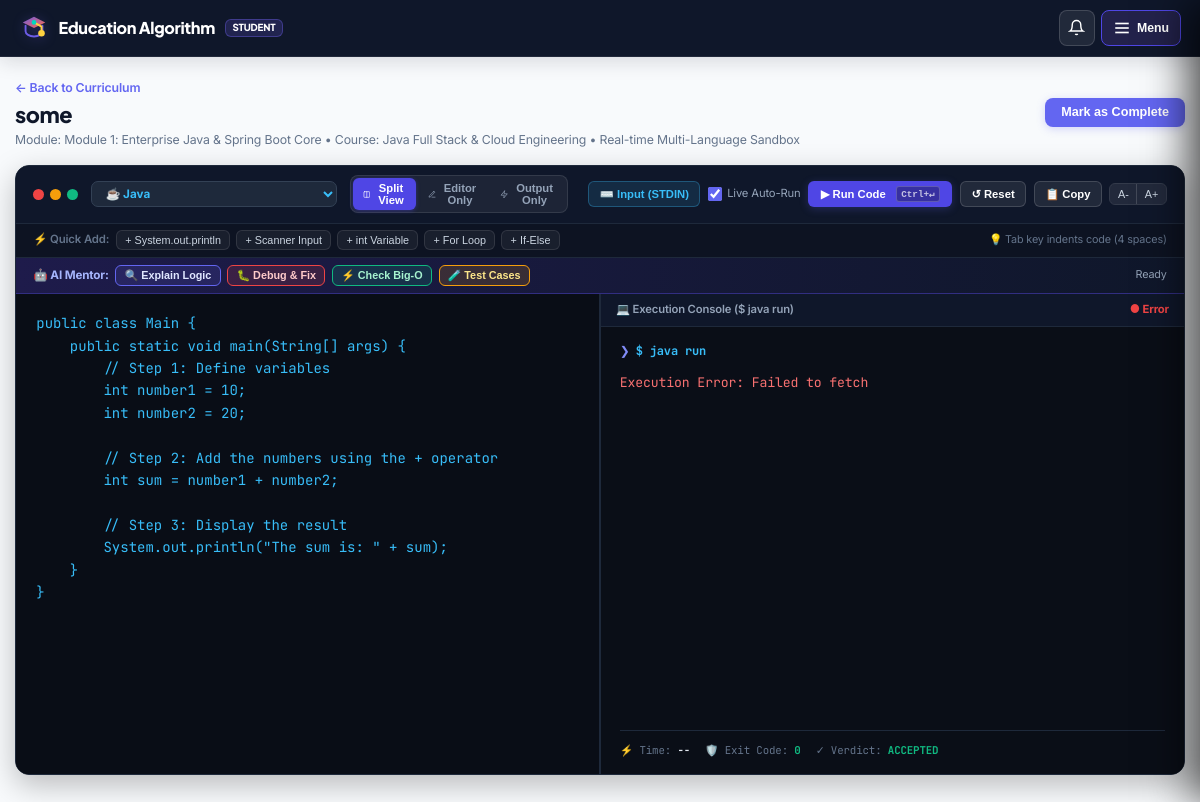
The page /code-view.php?id=37 on the database its author committed.
### tables this page shows
CREATE TABLE `code_snippets` (
  `id` int(11) NOT NULL AUTO_INCREMENT,
  `module_id` int(11) NOT NULL,
  `title` varchar(150) NOT NULL,
  `language` varchar(50) NOT NULL DEFAULT 'html',
  `code` longtext NOT NULL,
  `sort_order` int(11) NOT NULL DEFAULT 0,
  `created_at` timestamp NOT NULL DEFAULT current_timestamp(),
  PRIMARY KEY (`id`),
  KEY `module_id` (`module_id`),
  CONSTRAINT `code_snippets_ibfk_1` FOREIGN KEY (`module_id`) REFERENCES `modules` (`id`) ON DELETE CASCADE
);

CREATE TABLE `modules` (
  `id` int(11) NOT NULL AUTO_INCREMENT,
  `course_id` int(11) NOT NULL,
  `title` varchar(150) NOT NULL,
  `description` text DEFAULT NULL,
  `sort_order` int(11) NOT NULL DEFAULT 0,
  `created_at` timestamp NOT NULL DEFAULT current_timestamp(),
  PRIMARY KEY (`id`),
  KEY `course_id` (`course_id`),
  CONSTRAINT `modules_ibfk_1` FOREIGN KEY (`course_id`) REFERENCES `courses` (`id`) ON DELETE CASCADE
);

CREATE TABLE `courses` (
  `id` int(11) NOT NULL AUTO_INCREMENT,
  `title` varchar(150) NOT NULL,
  `slug` varchar(180) DEFAULT NULL,
  `description` text DEFAULT NULL,
  `level` varchar(50) DEFAULT 'Beginner to Advanced',
  `duration` varchar(50) DEFAULT '12 Weeks',
  `price` int(11) NOT NULL DEFAULT 15000,
  `status` varchar(20) NOT NULL DEFAULT 'published',
  `published_at` datetime DEFAULT NULL,
  `created_at` timestamp NOT NULL DEFAULT current_timestamp(),
  `updated_at` timestamp NOT NULL DEFAULT current_timestamp() ON UPDATE current_timestamp(),
  PRIMARY KEY (`id`),
  KEY `idx_courses_status` (`status`)
);

### config.php (called while the page is built, shortened)
<?php
function e($str) {
    return htmlspecialchars($str ?? '', ENT_QUOTES, 'UTF-8');
}

### code-view.php (the view, shortened to what this page needs)
<?php
require_once __DIR__ . "/config.php";
require_once __DIR__ . "/includes/auth.php";
$studentId = (int)($_SESSION['student_id'] ?? 0);
$isGuest = ($studentId <= 0);
$codeId = (int)($_GET["id"] ?? 0);
$stmt = $pdo->prepare("
    SELECT c.*, m.title as module_title, m.course_id, cs.title as course_title
    FROM code_snippets c
    JOIN modules m ON c.module_id = m.id
    JOIN courses cs ON m.course_id = cs.id
    WHERE c.id = ?
");
$stmt->execute([$codeId]);
$snippet = $stmt->fetch();
if (!$isGuest) {
    requireCourseAccess($studentId, $snippet['course_id']);
    $check = $pdo->prepare("SELECT id FROM lesson_completions WHERE student_id = ? AND item_type = 'code' AND item_id = ?");
    $check->execute([$studentId, $codeId]);
    $isComplete = (bool)$check->fetch();
} else {
    $isComplete = false;
}
$rawLang = strtolower(trim($snippet['language'] ?? 'java'));
?>
<!DOCTYPE html>
<html lang="en">
<head>
    <link rel="stylesheet" href="css/student.css?v=12.0">
    <link rel="stylesheet" href="assets/command-palette.css?v=2.0">
    <link rel="stylesheet" href="css/chatbot.css?v=5.0.0">
</head>
<body data-page="code-view">
    <?php include __DIR__ . "/student-nav.php"; ?>
    <main class="app-container" style="max-width: 1280px; margin: 0 auto; padding: 1.25rem 1rem 4rem;">
        <div style="display: flex; justify-content: space-between; align-items: center; flex-wrap: wrap; gap: 0.75rem; margin-bottom: 0.75rem;">
            <div>
                <a href="dashboard" style="color: #6366f1; text-decoration: none; font-size: 0.82rem; font-weight: 600; display: inline-flex; align-items: center; gap: 0.35rem; margin-bottom: 0.25rem;">
                    &larr; Back to Curriculum
                </a>
                <h1 style="font-size: 1.45rem; font-weight: 800; color: var(--text-primary); margin: 0;">
                    <?php echo e($snippet["title"]); ?>
                </h1>
                <p style="font-size: 0.82rem; color: var(--text-muted); margin: 0.15rem 0 0;">
                    Module: <?php echo e($snippet["module_title"]); ?> • Course: <?php echo e($snippet["course_title"]); ?> • Real-time Multi-Language Sandbox
                </p>
            </div>
            <form method="POST" action="mark-complete" style="margin: 0;">
                <button type="submit" class="btn <?php echo $isComplete ? 'btn-secondary' : 'btn-primary'; ?>" style="font-size: 0.84rem; padding: 0.45rem 1rem; border-radius: 8px;">
                    <?php echo $isComplete ? '✓ Completed' : 'Mark as Complete'; ?>
                </button>
            </form>
        </div>
        <div class="playground-wrapper">
            <div class="playground-toolbar">
                <div class="window-controls-group">
                    <div class="code-window-dots">
                        <div class="code-dot red"></div>
                        <div class="code-dot yellow"></div>
                        <div class="code-dot green"></div>
                    </div>
                    <select id="langSelector" class="lang-select-box" onchange="onLanguageChange(this.value)">
                        <option value="java" <?php echo ($rawLang === 'java') ? 'selected' : ''; ?>>☕ Java</option>
                    </select>
                    <div class="view-mode-pill">
                        <button type="button" class="view-btn active" id="btnModeSplit" onclick="setViewMode('split')" title="Split Editor & Output">
                            <svg width="13" height="13" viewBox="0 0 24 24" fill="none" stroke="currentColor" stroke-width="2" stroke-linecap="round" stroke-linejoin="round"><rect x="3" y="3" width="18" height="18" rx="2"/><line x1="12" y1="3" x2="12" y2="21"/></svg> Split View
                        </button>
                        <button type="button" class="view-btn" id="btnModeEditor" onclick="setViewMode('editor')" title="Code Editor Only">
                            <svg width="13" height="13" viewBox="0 0 24 24" fill="none" stroke="currentColor" stroke-width="2" stroke-linecap="round" stroke-linejoin="round"><path d="M12 20h9"/><path d="M16.5 3.5a2.121 2.121 0 0 1 3 3L7 19l-4 1 1-4L16.5 3.5z"/></svg> Editor Only
                        </button>
                        <button type="button" class="view-btn" id="btnModePreview" onclick="setViewMode('preview')" title="Live Output Only">
                            <svg width="13" height="13" viewBox="0 0 24 24" fill="none" stroke="currentColor" stroke-width="2" stroke-linecap="round" stroke-linejoin="round"><polygon points="13 2 3 14 12 14 11 22 21 10 12 10 13 2"/></svg> Output Only
                        </button>
                    </div>
                </div>
                <div class="playground-actions">
                    <button type="button" class="btn btn-secondary btn-sm" onclick="toggleStdinDrawer()" id="btnToggleStdin" style="background: rgba(56, 189, 248, 0.12); color: #38bdf8; border-color: rgba(56, 189, 248, 0.3); font-size: 0.75rem; padding: 0.35rem 0.7rem; font-weight: 700;">
                        ⌨️ Input (STDIN)
                    </button>
                    <label style="margin-bottom: 0; color: #94a3b8; font-size: 0.75rem; display: flex; align-items: center; gap: 0.35rem; cursor: pointer;">
                        <input type="checkbox" id="autoRunToggle" checked style="accent-color: #6366f1; width: 14px; height: 14px; margin: 0;">
                        <span>Live Auto-Run</span>
                    </label>
                    <button class="btn btn-primary btn-sm" onclick="runSandbox()" style="font-size: 0.75rem; padding: 0.35rem 0.85rem; background: #4f46e5; border: none; border-radius: 6px; font-weight: 700;">
                        ▶ Run Code <span class="spotlight-kbd" style="font-size: 0.62rem; margin-left: 0.25rem; background: rgba(0,0,0,0.3); padding: 1px 4px; border-radius: 3px;">Ctrl+↵</span>
                    </button>
                    <button class="btn btn-secondary btn-sm" onclick="resetToOriginal()" style="background: rgba(255,255,255,0.08); color: #fff; border-color: rgba(255,255,255,0.15); font-size: 0.75rem; padding: 0.35rem 0.7rem;" title="Reset to initial snippet">
                        ↺ Reset
                    </button>
                    <button class="btn btn-secondary btn-sm" id="copyBtn" onclick="copyCodeContent()" style="background: rgba(255,255,255,0.08); color: #fff; border-color: rgba(255,255,255,0.15); font-size: 0.75rem; padding: 0.35rem 0.7rem;">
                        📋 Copy
                    </button>
                    <div style="display: inline-flex; border: 1px solid rgba(255,255,255,0.15); border-radius: 6px; overflow: hidden;">
                        <button type="button" onclick="adjustFontSize(-1)" style="background: rgba(255,255,255,0.08); color: #cbd5e1; border: none; padding: 0.25rem 0.5rem; font-size: 0.72rem; cursor: pointer;" title="Decrease font size">A-</button>
                        <button type="button" onclick="adjustFontSize(1)" style="background: rgba(255,255,255,0.08); color: #cbd5e1; border: none; border-left: 1px solid rgba(255,255,255,0.15); padding: 0.25rem 0.5rem; font-size: 0.72rem; cursor: pointer;" title="Increase font size">A+</button>
                    </div>
                </div>
            </div>
            <div class="quick-templates-bar">
                <div style="display: flex; align-items: center; gap: 0.45rem;">
                    <span style="color: #64748b; font-weight: 600;">⚡ Quick Add:</span>
                    <div class="template-chips" id="templateChipsContainer">
                    </div>
                </div>
                <div style="color: #64748b; font-size: 0.72rem; display: flex; align-items: center; gap: 0.75rem;">
                    <span>💡 Tab key indents code (4 spaces)</span>
                </div>
            </div>
            <div class="ai-mentor-bar" style="background: linear-gradient(90deg, #1e1b4b, #0f172a); border-bottom: 1px solid #312e81; padding: 0.45rem 1.15rem; display: flex; align-items: center; justify-content: space-between; flex-wrap: wrap; gap: 0.5rem;">
                <div style="display: flex; align-items: center; gap: 0.45rem; flex-wrap: wrap;">
                    <span style="color: #a5b4fc; font-weight: 700; font-size: 0.78rem; display: flex; align-items: center; gap: 0.35rem;">
                        🤖 AI Mentor:
                    </span>
                    <button type="button" class="btn btn-secondary btn-sm" onclick="askAiCode('explain')" style="font-size: 0.72rem; padding: 0.2rem 0.55rem; background: rgba(99, 102, 241, 0.15); border-color: #6366f1; color: #e0e7ff;">
                        🔍 Explain Logic
                    </button>
                    <button type="button" class="btn btn-secondary btn-sm" onclick="askAiCode('debug')" style="font-size: 0.72rem; padding: 0.2rem 0.55rem; background: rgba(239, 68, 68, 0.15); border-color: #ef4444; color: #fecaca;">
                        🐛 Debug & Fix
                    </button>
                    <button type="button" class="btn btn-secondary btn-sm" onclick="askAiCode('optimize')" style="font-size: 0.72rem; padding: 0.2rem 0.55rem; background: rgba(16, 185, 129, 0.15); border-color: #10b981; color: #a7f3d0;">
                        ⚡ Check Big-O
                    </button>
                    <button type="button" class="btn btn-secondary btn-sm" onclick="askAiCode('testcases')" style="font-size: 0.72rem; padding: 0.2rem 0.55rem; background: rgba(245, 158, 11, 0.15); border-color: #f59e0b; color: #fde68a;">
                        🧪 Test Cases
                    </button>
                </div>
                <div id="aiStatusBadge" style="font-size: 0.72rem; color: #94a3b8;">
                    Ready
                </div>
            </div>
            <div class="studio-workspace" id="studioWorkspace">
                <div class="editor-container">
                    <textarea id="liveCodeInput" class="editor-textarea" spellcheck="false"><?php echo htmlspecialchars($snippet["code"]); ?></textarea>
                </div>
                <div class="preview-container" id="outputContainer">
                    <div class="preview-header">
                        <span id="outputPaneTitle">💻 Execution Console</span>
                        <span id="runStatusBadge" style="color: #10b981; font-weight: 700;">● Live Ready</span>
                    </div>
                    <div id="terminalOutputWrapper" class="terminal-screen-wrapper">
                        <div class="terminal-cmd-line">
                            <span>❯</span> <span id="terminalCmdText" style="color: #38bdf8; font-weight: 700;">$ java run</span>
                        </div>
                        <pre class="terminal-stdout-pre" id="terminalStdout">Executing...</pre>
                        <div class="terminal-meta-row" id="terminalMetaRow">
                            <span>⚡ Time: <strong id="metaExecTime" style="color:#e2e8f0;">--</strong></span>
                            <span>🛡️ Exit Code: <strong id="metaExitCode" style="color:#10b981;">0</strong></span>
                            <span>✓ Verdict: <strong id="metaVerdict" style="color:#10b981;">ACCEPTED</strong></span>
                        </div>
                    </div>
                </div>
            </div>
        </div>
    </main>
</body>
</html>

### rows shown on the page
code_snippets: title "some", module.title "Module 1: Enterprise Java & Spring Boot Core", courses.title "Java Full Stack & Cloud Engineering", language "☕ Java", code "public class Main { public static void main(String[] args) { // Step 1: Define variables int number1 = 10; int number2 = 20; // Step 2: Add the numbers using the + operator int sum = number1 + number2; // Step 3: Display the result System.out.println(\"The sum is: \" + sum); } }"
